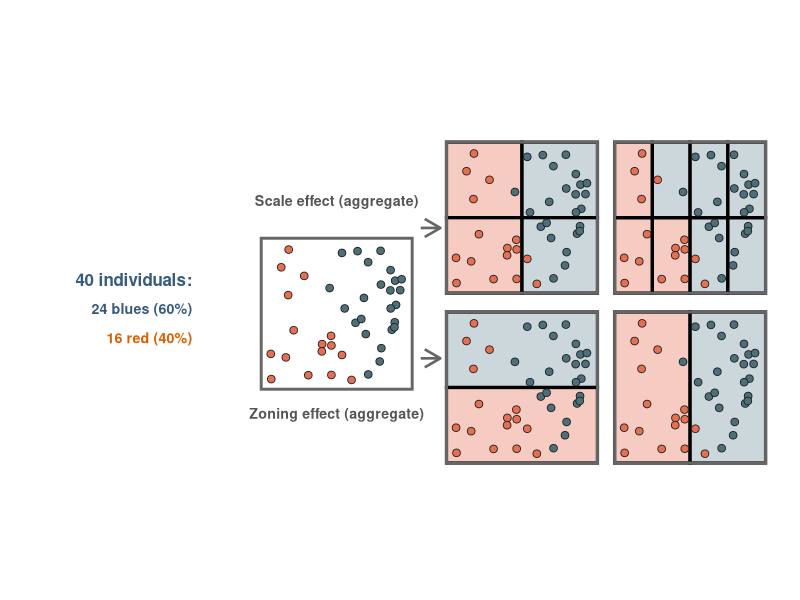
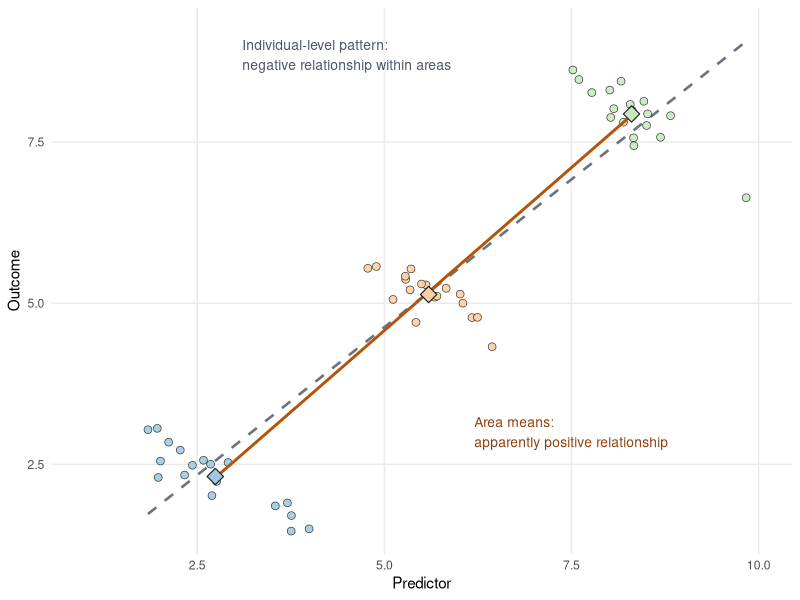

The R script that drew these images, in order:
## ---- chunk 1
#| label: fig-maup
#| fig-cap: "A self-generated illustration of the two main MAUP effects. The same 40 individuals are shown on the left, then aggregated into alternative zone systems. The top row shows the scale effect, while the bottom row shows the zonation effect."
#| echo: false
#| warning: false
#| message: false

library(ggplot2)

set.seed(42)

push_from_breaks <- function(v, breaks, gap = 0.035) {
  for (b in breaks) {
    close <- abs(v - b) < gap
    v[close & v < b] <- b - gap
    v[close & v >= b] <- b + gap
  }
  v
}

pts <- data.frame(
  x = runif(40, min = 0.06, max = 0.94),
  y = runif(40, min = 0.06, max = 0.94)
)
pts$x <- push_from_breaks(pts$x, breaks = c(0.25, 0.5, 0.75))
pts$y <- push_from_breaks(pts$y, breaks = c(0.5))
score <- 0.9 * pts$x + 0.3 * pts$y
pts$value <- 0L
pts$value[order(score, decreasing = TRUE)[1:24]] <- 1L
pts$group <- ifelse(pts$value == 1L, "Blue", "Red")

panel_boxes <- data.frame(
  panel = c("Source", "Scale coarse", "Scale fine", "Zone horizontal", "Zone vertical"),
  x0 = c(1.8, 7.2, 12.1, 7.2, 12.1),
  y0 = c(2.25, 5.05, 5.05, 0.10, 0.10),
  w = c(4.4, 4.4, 4.4, 4.4, 4.4),
  h = c(4.4, 4.4, 4.4, 4.4, 4.4)
)

make_pts_panel <- function(panel_name) {
  box <- panel_boxes[panel_boxes$panel == panel_name, ]
  transform(
    pts,
    panel = panel_name,
    xp = box$x0 + x * box$w,
    yp = box$y0 + y * box$h
  )
}

make_zone_panel <- function(panel_name, zones) {
  box <- panel_boxes[panel_boxes$panel == panel_name, ]
  zones$panel <- panel_name
  zones$xmin_p <- box$x0 + zones$xmin * box$w
  zones$xmax_p <- box$x0 + zones$xmax * box$w
  zones$ymin_p <- box$y0 + zones$ymin * box$h
  zones$ymax_p <- box$y0 + zones$ymax * box$h

  zones$share_blue <- mapply(function(xmin, xmax, ymin, ymax) {
    inside <- pts$x >= xmin & pts$x < xmax & pts$y >= ymin & pts$y < ymax
    if (any(inside)) mean(pts$value[inside]) else NA_real_
  }, zones$xmin, zones$xmax, zones$ymin, zones$ymax)

  zones$fill_group <- ifelse(is.na(zones$share_blue), NA_character_,
    ifelse(zones$share_blue >= 0.5, "Blue zone", "Red zone")
  )
  zones
}

zones_scale_coarse <- data.frame(
  xmin = c(0, 0.5, 0, 0.5),
  xmax = c(0.5, 1, 0.5, 1),
  ymin = c(0.5, 0.5, 0, 0),
  ymax = c(1, 1, 0.5, 0.5)
)

zones_scale_fine <- expand.grid(
  xmin = c(0, 0.25, 0.5, 0.75),
  ymin = c(0, 0.5)
)
zones_scale_fine$xmax <- zones_scale_fine$xmin + 0.25
zones_scale_fine$ymax <- zones_scale_fine$ymin + 0.5

zones_horizontal <- data.frame(
  xmin = c(0, 0),
  xmax = c(1, 1),
  ymin = c(0.5, 0),
  ymax = c(1, 0.5)
)

zones_vertical <- data.frame(
  xmin = c(0, 0.5),
  xmax = c(0.5, 1),
  ymin = c(0, 0),
  ymax = c(1, 1)
)

zones_all <- rbind(
  make_zone_panel("Scale coarse", zones_scale_coarse),
  make_zone_panel("Scale fine", zones_scale_fine),
  make_zone_panel("Zone horizontal", zones_horizontal),
  make_zone_panel("Zone vertical", zones_vertical)
)

pts_all <- rbind(
  make_pts_panel("Source"),
  make_pts_panel("Scale coarse"),
  make_pts_panel("Scale fine"),
  make_pts_panel("Zone horizontal"),
  make_pts_panel("Zone vertical")
)

box_outline <- transform(
  panel_boxes,
  xmin = x0, xmax = x0 + w, ymin = y0, ymax = y0 + h
)

arrow_df <- data.frame(
  x = c(6.45, 6.45),
  y = c(6.95, 3.15),
  xend = c(7.02, 7.02),
  yend = c(6.95, 3.15),
  label = c("Scale effect (aggregate)", "Zoning effect (aggregate)"),
  lx = c(4.0, 4.0),
  ly = c(7.75, 1.55)
)

ggplot() +
  geom_rect(
    data = zones_all,
    aes(
      xmin = xmin_p, xmax = xmax_p,
      ymin = ymin_p, ymax = ymax_p,
      fill = fill_group
    ),
    colour = "black",
    linewidth = 1.1,
    alpha = 0.72
  ) +
  geom_rect(
    data = box_outline,
    aes(xmin = xmin, xmax = xmax, ymin = ymin, ymax = ymax),
    fill = NA,
    colour = "#666666",
    linewidth = 1
  ) +
  geom_point(
    data = pts_all,
    aes(x = xp, y = yp, fill = group),
    shape = 21,
    size = 2.3,
    stroke = 0.45,
    colour = "#1f1f1f"
  ) +
  geom_segment(
    data = arrow_df,
    aes(x = x, y = y, xend = xend, yend = yend),
    arrow = arrow(length = grid::unit(0.18, "inches")),
    linewidth = 0.9,
    colour = "#666666"
  ) +
  geom_text(
    data = arrow_df,
    aes(x = lx, y = ly, label = label),
    hjust = 0.5,
    size = 3.6,
    colour = "#555555",
    fontface = "bold"
  ) +
  annotate(
    "text",
    x = -0.2, y = 5.45,
    hjust = 1, vjust = 0.5,
    label = "40 individuals:",
    size = 4.3,
    colour = "#375a7f",
    fontface = "bold"
  ) +
  annotate(
    "text",
    x = -0.2, y = 4.6,
    hjust = 1, vjust = 0.5,
    label = "24 blues (60%)",
    size = 3.6,
    colour = "#375a7f",
    fontface = "bold"
  ) +
  annotate(
    "text",
    x = -0.2, y = 3.75,
    hjust = 1, vjust = 0.5,
    label = "16 red (40%)",
    size = 3.6,
    colour = "#d95f02",
    fontface = "bold"
  ) +
  scale_fill_manual(
    values = c(
      "Blue" = "#4c6f7a",
      "Red" = "#e76f51",
      "Blue zone" = "#b8c8cf",
      "Red zone" = "#f2b8aa"
    ),
    guide = "none"
  ) +
  coord_equal(xlim = c(-4.2, 17.1), ylim = c(-0.3, 10.0), expand = FALSE) +
  labs(x = NULL, y = NULL) +
  theme_void() +
  theme(plot.margin = margin(10, 10, 10, 40))
## ---- chunk 2
#| label: fig-ecological-fallacy
#| fig-cap: "A self-generated illustration of ecological fallacy. The left panel shows individual observations with a negative within-area relationship. The right panel shows the same data aggregated to area means, which now suggest a positive area-level relationship."
#| echo: false
#| warning: false
#| message: false

set.seed(7)

areas <- data.frame(
  area = c("Area A", "Area B", "Area C"),
  x_center = c(2.5, 5.5, 8.5),
  y_center = c(2.4, 5.1, 7.8)
)

make_area_points <- function(area, x_center, y_center, n = 18) {
  x <- rnorm(n, mean = x_center, sd = 0.55)
  y <- y_center - 0.55 * (x - x_center) + rnorm(n, sd = 0.28)
  data.frame(area = area, x = x, y = y)
}

individuals <- do.call(
  rbind,
  Map(make_area_points, areas$area, areas$x_center, areas$y_center)
)

area_means <- aggregate(cbind(x, y) ~ area, data = individuals, FUN = mean)

ggplot() +
  geom_smooth(
    data = individuals,
    aes(x = x, y = y),
    method = "lm",
    se = FALSE,
    linewidth = 0.9,
    colour = "#6b7280",
    linetype = "dashed"
  ) +
  geom_point(
    data = individuals,
    aes(x = x, y = y, fill = area),
    shape = 21,
    size = 2.4,
    stroke = 0.35,
    alpha = 0.9,
    colour = "#1f1f1f"
  ) +
  geom_smooth(
    data = area_means,
    aes(x = x, y = y),
    method = "lm",
    se = FALSE,
    linewidth = 1,
    colour = "#b45309"
  ) +
  geom_point(
    data = area_means,
    aes(x = x, y = y, fill = area),
    shape = 23,
    size = 4,
    stroke = 0.6,
    colour = "#1f1f1f"
  ) +
  annotate(
    "text",
    x = 3.1, y = 8.85,
    label = "Individual-level pattern:\nnegative relationship within areas",
    size = 3.5,
    colour = "#4b5563",
    hjust = 0
  ) +
  annotate(
    "text",
    x = 6.2, y = 3.0,
    label = "Area means:\napparently positive relationship",
    size = 3.5,
    colour = "#92400e",
    hjust = 0
  ) +
  scale_fill_manual(
    values = c(
      "Area A" = "#9ecae1",
      "Area B" = "#fdd0a2",
      "Area C" = "#c7e9c0"
    ),
    guide = "none"
  ) +
  coord_cartesian(xlim = c(1, 10), ylim = c(1.5, 9.2)) +
  labs(
    x = "Predictor",
    y = "Outcome"
  ) +
  theme_minimal(base_size = 11) +
  theme(
    panel.grid.minor = element_blank()
  )
